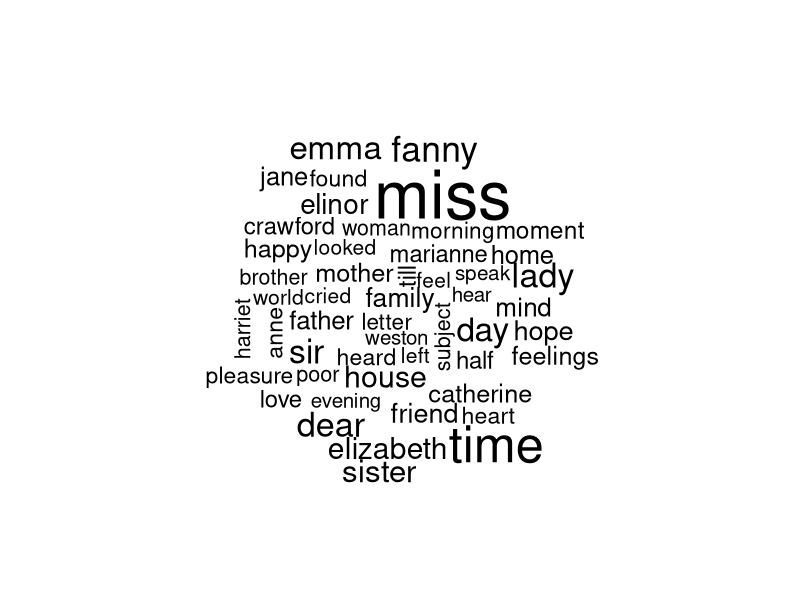

The R script that drew this image: (Note: this script raises an error after producing the figure.)
## ---- chunk 1
knitr::opts_chunk$set(echo = TRUE)
## ---- chunk 2
rm(list=ls())
library(wordcloud)
#library(devtools)
library(tidyverse)      
library(stringr)        
library(tidytext)
library(dplyr)
library(reshape2)
library(igraph)
library(ggraph)
#install.packages("janeaustenr")
library(janeaustenr)
## ---- chunk 3

titles <- c("Sense and Sensibility","Pride and Prejudice","Mansfield Park","Emma","Northanger Abbey","Persuasion")
books <- list(sensesensibility,prideprejudice,mansfieldpark,emma,northangerabbey,persuasion)
##Each book is an array in which each value in the array is a chapter 
series <- tibble()
for(i in seq_along(titles)) {

temp <- tibble(chapter = seq_along(books[[i]]),
text = books[[i]]) %>%
unnest_tokens(word, text) %>%
##Here we tokenize each chapter into words
mutate(book = titles[i]) %>%
select(book, everything())

series <- rbind(series, temp)
}
# set factor to keep books in order of publication
series$book <- factor(series$book, levels = rev(titles))
series

## ---- chunk 4

series%>% dplyr::count(word, sort = TRUE)

## ---- chunk 5

series$book <- factor(series$book, levels = rev(titles))
series %>% dplyr::anti_join(stop_words) %>% dplyr::count(word) %>% with(wordcloud(word, n, max.words = 50))

## ---- chunk 6

series %>%
right_join(get_sentiments("nrc")) %>%
filter(!is.na(sentiment)) %>% dplyr:: count(sentiment, sort = TRUE)

## ---- chunk 7

series %>%
right_join(get_sentiments("bing")) %>%
filter(!is.na(sentiment)) %>% dplyr::count(sentiment, sort = TRUE)

## ---- chunk 8

series %>%
inner_join(get_sentiments("bing")) %>% dplyr::count(word, sentiment, sort = TRUE) %>%
acast(word ~ sentiment, value.var = "n", fill = 0) %>%
comparison.cloud(colors = c("#F8766D", "#00BFC4"),
max.words = 50)

## ---- chunk 9

series %>%
  anti_join(stop_words) %>%
  inner_join(get_sentiments("bing")) %>% dplyr::count(word, sentiment, sort = TRUE) %>%
  acast(word ~ sentiment, value.var = "n", fill = 0) %>%
  comparison.cloud(colors = c("#F8766D", "#00BFC4"),
                   max.words = 50)

## ---- chunk 10

series <- tibble()
for(i in seq_along(titles)) {
  
  temp <- tibble(chapter = seq_along(books[[i]]),
                 text = books[[i]]) %>%
    unnest_tokens(bigram, text, token = "ngrams", n = 2) %>%
    ##Here we tokenize each chapter into bigrams
    mutate(book = titles[i]) %>%
    select(book, everything())
  
  series <- rbind(series, temp)
}
# set factor to keep books in order of publication
series$book <- factor(series$book, levels = rev(titles))
series

## ---- chunk 11

series %>% dplyr::count(bigram, sort = TRUE)


## ---- chunk 12

bigrams_separated <- series %>%
  separate(bigram, c("word1", "word2"), sep = " ")
bigrams_filtered <- bigrams_separated %>%
  filter(!word1 %in% stop_words$word) %>%
  filter(!word2 %in% stop_words$word)
# new bigram counts:
bigrams_united <- bigrams_filtered %>%
  unite(bigram, word1, word2, sep = " ")
bigrams_united %>% dplyr::count(bigram, sort = TRUE)


## ---- chunk 13

bigram_tf_idf <- bigrams_united %>% dplyr::count(book, bigram) %>%
  bind_tf_idf(bigram, book, n) %>%
  arrange(desc(tf_idf))
bigram_tf_idf

## ---- chunk 14

plot_potter<- bigram_tf_idf %>%
  arrange(desc(tf_idf)) %>%
  mutate(bigram = factor(bigram, levels = rev(unique(bigram))))
plot_potter %>% 
  top_n(20) %>%
  ggplot(aes(bigram, tf_idf, fill = book)) +
  geom_col() +
  labs(x = NULL, y = "tf-idf") +
  coord_flip()

## ---- chunk 15

bigrams_separated %>%
  filter(word1 == "not") %>% dplyr::count(word1, word2, sort = TRUE)

## ---- chunk 16
bigrams_separated <- bigrams_separated %>%
  filter(word1 == "not") %>%
  filter(!word2 %in% stop_words$word)%>% dplyr::count(word1, word2, sort = TRUE)
bigrams_separated

## ---- chunk 17

BING <- get_sentiments("bing")
not_words <- bigrams_separated %>%
  filter(word1 == "not") %>%
  filter(!word2 %in% stop_words$word)%>%
  inner_join(BING, by = c(word2 = "word")) %>%
  ungroup()
not_words

## ---- chunk 18

bigrams_filter<-bigrams_separated %>%
  filter(!word1 %in% stop_words$word) %>%
  filter(!word2 %in% stop_words$word)
bigrams_filter

## ---- chunk 19

bigrams_counts<-bigrams_filtered %>% dplyr::count(word1,word2,sort=TRUE)
bigrams_counts

## ---- chunk 20
bigram_graph <- bigrams_counts %>%
  filter(n > 70) %>%
  graph_from_data_frame()
bigram_graph

## ---- chunk 21

set.seed(2019)
ggraph(bigram_graph, layout = "fr") +
  geom_edge_link() +
  geom_node_point() +
  geom_node_text(aes(label = name), vjust = 1, hjust = 1)
